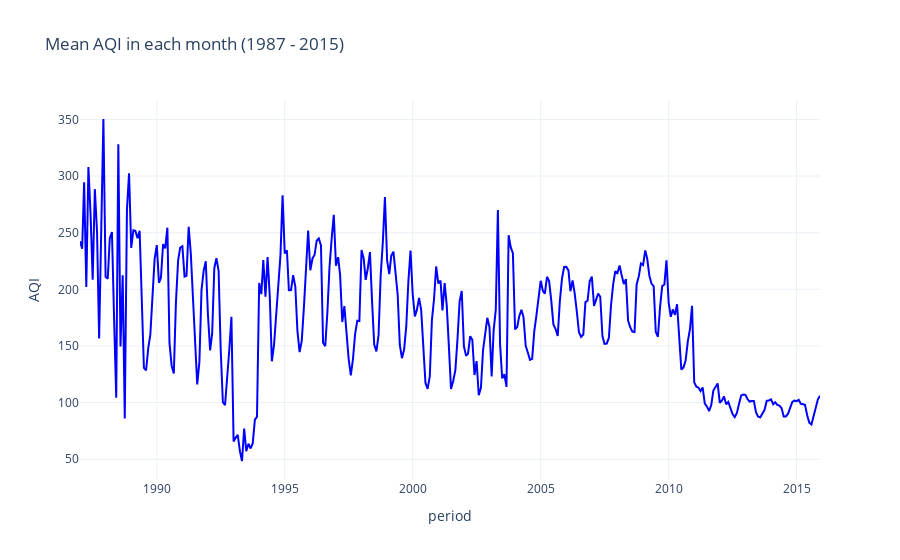

Notebook cell for this chart:
### Code cell
plot_monthly = monthly_mean
plot_monthly["period"] = monthly_mean["period"].astype(str)

fig_new = go.Figure()

# Add new data actual AQI (if available)
fig_new.add_trace(go.Scatter(x=plot_monthly['period'], y=plot_monthly['AQI'],
                                mode='lines', name='Actual AQI',
                                line=dict(color='blue')))



# Upperiod layout
fig_new.update_layout(
    title='Mean AQI in each month (1987 - 2015)',
    xaxis_title='period',
    yaxis_title='AQI',
    legend=dict(x=0.01, y=0.99),
    template='plotly_white'
)

# Show the plot
fig_new.show()

### Figure 1 — Plotly figure (JSON) as saved in the notebook; plotly's stock layout.template omitted (floating-point values rounded to 4 significant figures; data arrays with more than 128 entries replaced by an {"elided": "..."} marker saying what was removed)
{"data": [{"line": {"color": "blue"}, "mode": "lines", "name": "Actual AQI", "type": "scatter", "x": {"elided": "346 str values"}, "y": {"elided": "346 float values"}}], "layout": {"legend": {"x": 0.01, "y": 0.99}, "title": {"text": "Mean AQI in each month (1987 - 2015)"}, "xaxis": {"title": {"text": "period"}}, "yaxis": {"title": {"text": "AQI"}}}}
